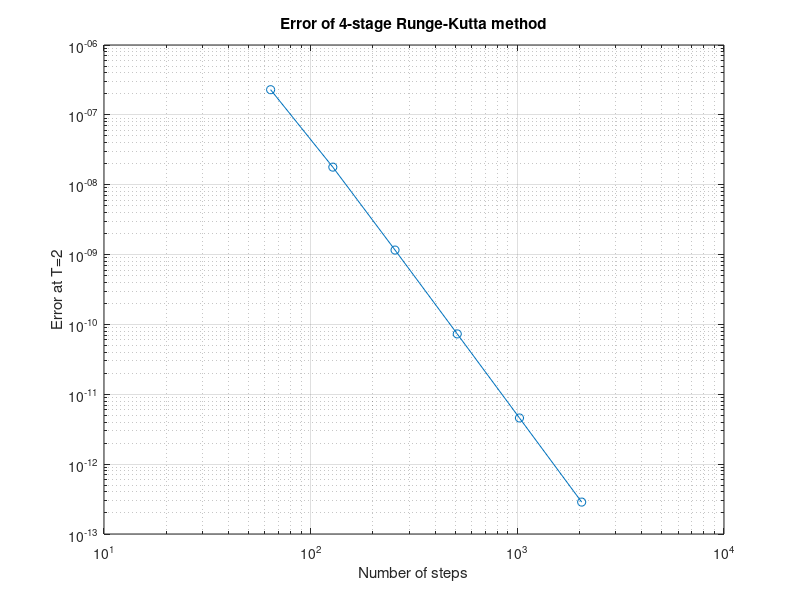

Write the MATLAB code that produced this figure.
% Solution for the exercise on the 4-stage Runge-Kutta method

% Define the function for the ODE
f = @(t, y) -10 * y^2;

% Define the analytical solution
y_true = @(t) 1 ./ (10*t + 1);

% Parameters
T = 2;
y0 = 1;
k_values = 5:10;
num_k = length(k_values);

h_values = zeros(num_k, 1);
errors = zeros(num_k, 1);
n_steps_values = zeros(num_k, 1);

% Main loop for different step sizes
for i = 1:num_k
    k = k_values(i);
    h = 2^(-k);
    h_values(i) = h;
    
    n_steps = T / h;
    n_steps_values(i) = n_steps;
    
    t = 0;
    y = y0;
    
    % RK4 method
    for j = 1:n_steps
        k1 = f(t, y);
        k2 = f(t + 0.5 * h, y + 0.5 * h * k1);
        k3 = f(t + 0.5 * h, y + 0.5 * h * k2);
        k4 = f(t + h, y + h * k3);
        
        y = y + (h / 6) * (k1 + 2*k2 + 2*k3 + k4);
        t = t + h;
    end
    
    % Calculate error at T=2
    y_final_numerical = y;
    y_final_true = y_true(T);
    errors(i) = abs(y_final_numerical - y_final_true);
end

% Display the table
fprintf('k\t\th\t\t\tError\n');
fprintf('----------------------------------\n');
for i = 1:num_k
    fprintf('%d\t\t%.6f\t\t%.6e\n', k_values(i), h_values(i), errors(i));
end

% Create the loglog plot
figure;
loglog(n_steps_values, errors, '-o');
xlabel('Number of steps');
ylabel('Error at T=2');
title('Error of 4-stage Runge-Kutta method');
grid on;

% Check error reduction
fprintf('\nError reduction check:\n');
for i = 1:num_k-1
    ratio = errors(i) / errors(i+1);
    fprintf('Ratio of errors for h=%.6f and h=%.6f: %.2f\n', h_values(i), h_values(i+1), ratio);
end
fprintf('The theoretical ratio is 2^4 = 16.\n');
